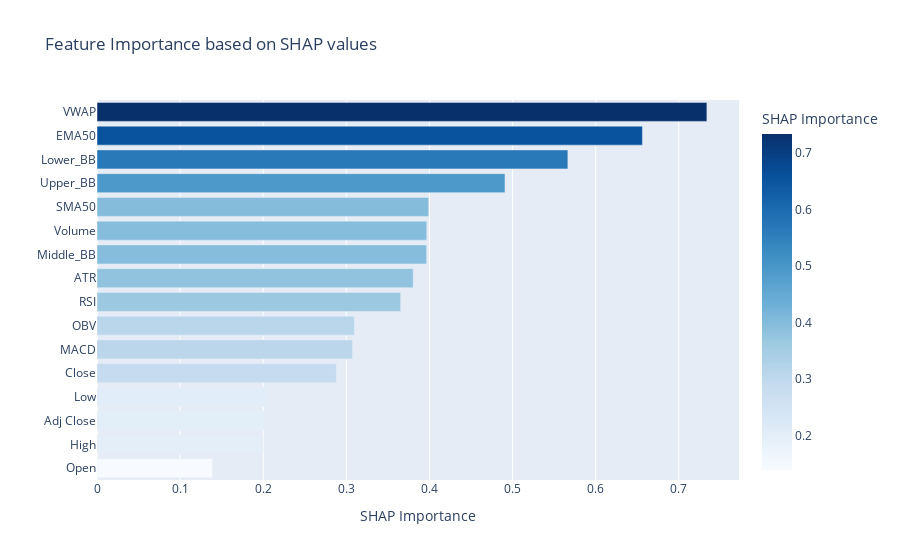

The cell this chart's notebook holds for it:
### Code cell
fig = px.bar(
    importance_df,
    x="shap_importance",
    y="feature",
    orientation="h",
    title="Feature Importance based on SHAP values",
    color="shap_importance",
    labels={"shap_importance": "SHAP Importance", "feature": ""},
    color_continuous_scale="Blues",
)

fig.update_layout(yaxis={"categoryorder": "total ascending"})

fig.show()

### Figure 1 — Plotly figure (JSON) as saved in the notebook; plotly's stock layout.template omitted (floating-point values rounded to 4 significant figures)
{"data": [{"alignmentgroup": "True", "hovertemplate": "SHAP Importance=%{marker.color}<br>=%{y}<extra></extra>", "legendgroup": "", "marker": {"color": [0.7338, 0.6562, 0.5665, 0.4909, 0.3991, 0.3967, 0.3966, 0.3804, 0.3653, 0.3097, 0.3075, 0.288, 0.2038, 0.2013, 0.1996, 0.1389], "coloraxis": "coloraxis", "pattern": {"shape": ""}}, "name": "", "offsetgroup": "", "orientation": "h", "showlegend": false, "textposition": "auto", "type": "bar", "x": [0.7338, 0.6562, 0.5665, 0.4909, 0.3991, 0.3967, 0.3966, 0.3804, 0.3653, 0.3097, 0.3075, 0.288, 0.2038, 0.2013, 0.1996, 0.1389], "xaxis": "x", "y": ["VWAP", "EMA50", "Lower_BB", "Upper_BB", "SMA50", "Volume", "Middle_BB", "ATR", "RSI", "OBV", "MACD", "Close", "Low", "Adj Close", "High", "Open"], "yaxis": "y"}], "layout": {"barmode": "relative", "coloraxis": {"colorbar": {"title": {"text": "SHAP Importance"}}, "colorscale": [[0, "rgb(247,251,255)"], [0.125, "rgb(222,235,247)"], [0.25, "rgb(198,219,239)"], [0.375, "rgb(158,202,225)"], [0.5, "rgb(107,174,214)"], [0.625, "rgb(66,146,198)"], [0.75, "rgb(33,113,181)"], [0.875, "rgb(8,81,156)"], [1, "rgb(8,48,107)"]]}, "legend": {"tracegroupgap": 0}, "title": {"text": "Feature Importance based on SHAP values"}, "xaxis": {"anchor": "y", "domain": [0, 1], "title": {"text": "SHAP Importance"}}, "yaxis": {"anchor": "x", "categoryorder": "total ascending", "domain": [0, 1], "title": {"text": ""}}}}
